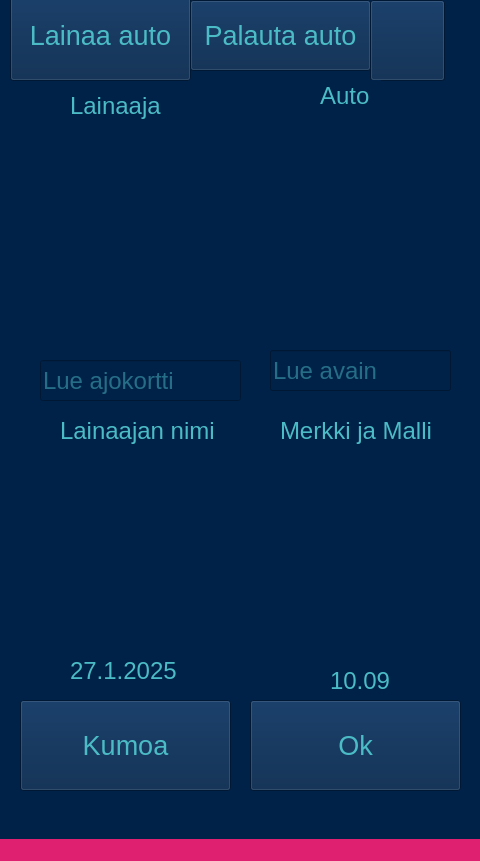
<?xml version="1.0" encoding="UTF-8"?>
<ui version="4.0">
 <class>MainWindow</class>
 <widget class="QMainWindow" name="MainWindow">
  <property name="geometry">
   <rect>
    <x>0</x>
    <y>0</y>
    <width>480</width>
    <height>861</height>
   </rect>
  </property>
  <property name="windowTitle">
   <string>MainWindow</string>
  </property>
  <property name="styleSheet">
   <string notr="true">background-color: rgb(0, 33, 72);</string>
  </property>
  <widget class="QWidget" name="centralwidget">
   <widget class="QPushButton" name="soundOnPushButton">
    <property name="geometry">
     <rect>
      <x>370</x>
      <y>0</y>
      <width>75</width>
      <height>81</height>
     </rect>
    </property>
    <property name="text">
     <string/>
    </property>
    <property name="icon">
     <iconset>
      <normaloff>:/pictures/uiPictrues/soundsOn.png</normaloff>:/pictures/uiPictrues/soundsOn.png</iconset>
    </property>
    <property name="iconSize">
     <size>
      <width>70</width>
      <height>70</height>
     </size>
    </property>
   </widget>
   <widget class="QPushButton" name="soundOffPushButton">
    <property name="geometry">
     <rect>
      <x>370</x>
      <y>0</y>
      <width>75</width>
      <height>81</height>
     </rect>
    </property>
    <property name="text">
     <string/>
    </property>
    <property name="icon">
     <iconset>
      <normaloff>:/pictures/uiPictrues/soundOff.png</normaloff>:/pictures/uiPictrues/soundOff.png</iconset>
    </property>
    <property name="iconSize">
     <size>
      <width>70</width>
      <height>70</height>
     </size>
    </property>
   </widget>
   <widget class="QPushButton" name="takeCarPushButton">
    <property name="geometry">
     <rect>
      <x>10</x>
      <y>-10</y>
      <width>181</width>
      <height>91</height>
     </rect>
    </property>
    <property name="font">
     <font>
      <pointsize>20</pointsize>
     </font>
    </property>
    <property name="styleSheet">
     <string notr="true">color: rgb(75, 188, 197);</string>
    </property>
    <property name="text">
     <string>Lainaa auto</string>
    </property>
   </widget>
   <widget class="QPushButton" name="returnCarPushButton">
    <property name="geometry">
     <rect>
      <x>190</x>
      <y>0</y>
      <width>181</width>
      <height>71</height>
     </rect>
    </property>
    <property name="font">
     <font>
      <pointsize>20</pointsize>
     </font>
    </property>
    <property name="styleSheet">
     <string notr="true">color: rgb(75, 188, 197);</string>
    </property>
    <property name="text">
     <string>Palauta auto</string>
    </property>
   </widget>
   <widget class="QLabel" name="humanLabel">
    <property name="geometry">
     <rect>
      <x>60</x>
      <y>140</y>
      <width>140</width>
      <height>210</height>
     </rect>
    </property>
    <property name="text">
     <string/>
    </property>
    <property name="pixmap">
     <pixmap resource="userUiRescources.qrc">:/pictures/uiPictures/human.png</pixmap>
    </property>
    <property name="alignment">
     <set>Qt::AlignmentFlag::AlignCenter</set>
    </property>
   </widget>
   <widget class="QLabel" name="borrowerLabel">
    <property name="geometry">
     <rect>
      <x>70</x>
      <y>90</y>
      <width>131</width>
      <height>31</height>
     </rect>
    </property>
    <property name="font">
     <font>
      <pointsize>18</pointsize>
     </font>
    </property>
    <property name="styleSheet">
     <string notr="true">color: rgb(75, 188, 197);</string>
    </property>
    <property name="text">
     <string>Lainaaja</string>
    </property>
   </widget>
   <widget class="QLabel" name="carTakeLabel">
    <property name="geometry">
     <rect>
      <x>320</x>
      <y>80</y>
      <width>61</width>
      <height>31</height>
     </rect>
    </property>
    <property name="font">
     <font>
      <pointsize>18</pointsize>
     </font>
    </property>
    <property name="styleSheet">
     <string notr="true">color: rgb(75, 188, 197);</string>
    </property>
    <property name="text">
     <string>Auto</string>
    </property>
   </widget>
   <widget class="QLabel" name="carKeysLabel">
    <property name="geometry">
     <rect>
      <x>290</x>
      <y>130</y>
      <width>140</width>
      <height>210</height>
     </rect>
    </property>
    <property name="text">
     <string/>
    </property>
    <property name="pixmap">
     <pixmap resource="userUiRescources.qrc">:/pictures/uiPictures/auto.png</pixmap>
    </property>
    <property name="alignment">
     <set>Qt::AlignmentFlag::AlignCenter</set>
    </property>
   </widget>
   <widget class="QLabel" name="clockPictureLabel">
    <property name="geometry">
     <rect>
      <x>290</x>
      <y>510</y>
      <width>140</width>
      <height>140</height>
     </rect>
    </property>
    <property name="text">
     <string/>
    </property>
    <property name="pixmap">
     <pixmap resource="userUiRescources.qrc">:/pictures/uiPictures/clock.png</pixmap>
    </property>
    <property name="alignment">
     <set>Qt::AlignmentFlag::AlignCenter</set>
    </property>
   </widget>
   <widget class="QLineEdit" name="keysLineEdit">
    <property name="geometry">
     <rect>
      <x>270</x>
      <y>350</y>
      <width>181</width>
      <height>41</height>
     </rect>
    </property>
    <property name="font">
     <font>
      <pointsize>18</pointsize>
     </font>
    </property>
    <property name="styleSheet">
     <string notr="true">color: rgb(75, 188, 197);</string>
    </property>
    <property name="text">
     <string/>
    </property>
    <property name="placeholderText">
     <string>Lue avain</string>
    </property>
    <property name="clearButtonEnabled">
     <bool>true</bool>
    </property>
   </widget>
   <widget class="QLineEdit" name="licenseLineEdit">
    <property name="geometry">
     <rect>
      <x>40</x>
      <y>360</y>
      <width>201</width>
      <height>41</height>
     </rect>
    </property>
    <property name="font">
     <font>
      <pointsize>18</pointsize>
     </font>
    </property>
    <property name="styleSheet">
     <string notr="true">color: rgb(75, 188, 197);</string>
    </property>
    <property name="text">
     <string/>
    </property>
    <property name="placeholderText">
     <string>Lue ajokortti</string>
    </property>
    <property name="clearButtonEnabled">
     <bool>true</bool>
    </property>
   </widget>
   <widget class="QLabel" name="calenderLabel">
    <property name="geometry">
     <rect>
      <x>50</x>
      <y>500</y>
      <width>171</width>
      <height>151</height>
     </rect>
    </property>
    <property name="text">
     <string/>
    </property>
    <property name="pixmap">
     <pixmap resource="userUiRescources.qrc">:/pictures/uiPictures/calender.png</pixmap>
    </property>
   </widget>
   <widget class="QLabel" name="dateLabel">
    <property name="geometry">
     <rect>
      <x>70</x>
      <y>660</y>
      <width>111</width>
      <height>21</height>
     </rect>
    </property>
    <property name="font">
     <font>
      <pointsize>18</pointsize>
     </font>
    </property>
    <property name="styleSheet">
     <string notr="true">color: rgb(75, 188, 197);</string>
    </property>
    <property name="text">
     <string>27.1.2025</string>
    </property>
   </widget>
   <widget class="QPushButton" name="goBackPushButton">
    <property name="geometry">
     <rect>
      <x>20</x>
      <y>700</y>
      <width>211</width>
      <height>91</height>
     </rect>
    </property>
    <property name="font">
     <font>
      <pointsize>20</pointsize>
     </font>
    </property>
    <property name="styleSheet">
     <string notr="true">color: rgb(75, 188, 197);</string>
    </property>
    <property name="text">
     <string>Kumoa</string>
    </property>
   </widget>
   <widget class="QLabel" name="hourLabel">
    <property name="geometry">
     <rect>
      <x>330</x>
      <y>670</y>
      <width>61</width>
      <height>21</height>
     </rect>
    </property>
    <property name="font">
     <font>
      <pointsize>18</pointsize>
     </font>
    </property>
    <property name="styleSheet">
     <string notr="true">color: rgb(75, 188, 197);</string>
    </property>
    <property name="text">
     <string>10.09</string>
    </property>
   </widget>
   <widget class="QLabel" name="nameLabel">
    <property name="geometry">
     <rect>
      <x>60</x>
      <y>410</y>
      <width>161</width>
      <height>41</height>
     </rect>
    </property>
    <property name="font">
     <font>
      <pointsize>18</pointsize>
     </font>
    </property>
    <property name="styleSheet">
     <string notr="true">color: rgb(75, 188, 197);</string>
    </property>
    <property name="text">
     <string>Lainaajan nimi</string>
    </property>
   </widget>
   <widget class="QLabel" name="carInfoLabel">
    <property name="geometry">
     <rect>
      <x>280</x>
      <y>410</y>
      <width>161</width>
      <height>41</height>
     </rect>
    </property>
    <property name="font">
     <font>
      <pointsize>18</pointsize>
     </font>
    </property>
    <property name="styleSheet">
     <string notr="true">color: rgb(75, 188, 197);</string>
    </property>
    <property name="text">
     <string>Merkki ja Malli</string>
    </property>
   </widget>
   <widget class="QPushButton" name="okPushButton">
    <property name="geometry">
     <rect>
      <x>250</x>
      <y>700</y>
      <width>211</width>
      <height>91</height>
     </rect>
    </property>
    <property name="font">
     <font>
      <pointsize>20</pointsize>
     </font>
    </property>
    <property name="styleSheet">
     <string notr="true">color: rgb(75, 188, 197);</string>
    </property>
    <property name="text">
     <string>Ok</string>
    </property>
   </widget>
   <widget class="QLineEdit" name="keysReturnLineEdit">
    <property name="geometry">
     <rect>
      <x>270</x>
      <y>350</y>
      <width>181</width>
      <height>41</height>
     </rect>
    </property>
    <property name="font">
     <font>
      <pointsize>18</pointsize>
     </font>
    </property>
    <property name="styleSheet">
     <string notr="true">color: rgb(75, 188, 197);</string>
    </property>
    <property name="text">
     <string/>
    </property>
    <property name="placeholderText">
     <string>Lue avain</string>
    </property>
    <property name="clearButtonEnabled">
     <bool>true</bool>
    </property>
   </widget>
  </widget>
  <widget class="QMenuBar" name="menubar">
   <property name="geometry">
    <rect>
     <x>0</x>
     <y>0</y>
     <width>480</width>
     <height>33</height>
    </rect>
   </property>
   <property name="styleSheet">
    <string notr="true">background-color: rgb(223, 32, 112);</string>
   </property>
  </widget>
  <widget class="QStatusBar" name="statusbar">
   <property name="styleSheet">
    <string notr="true">background-color: rgb(223, 32, 112);</string>
   </property>
  </widget>
 </widget>
 <resources>
  <include location="userUiRescources.qrc"/>
 </resources>
 <connections/>
</ui>
